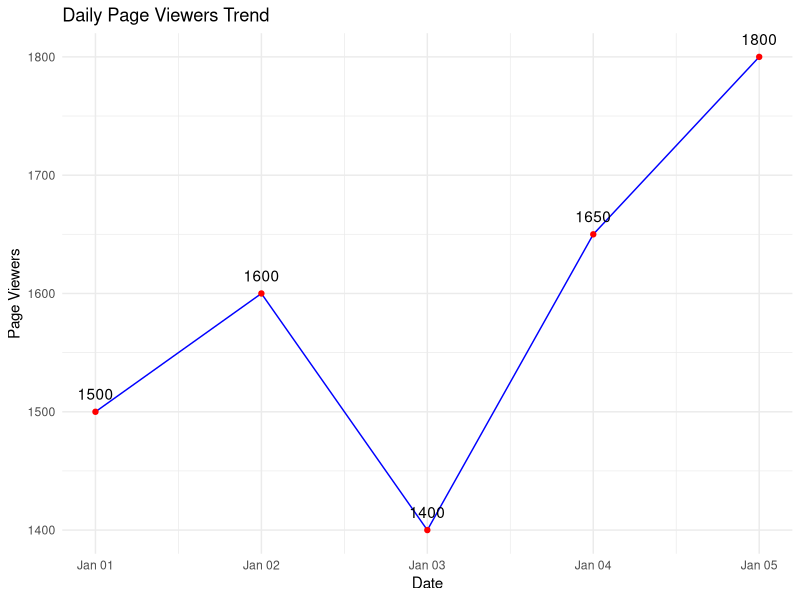
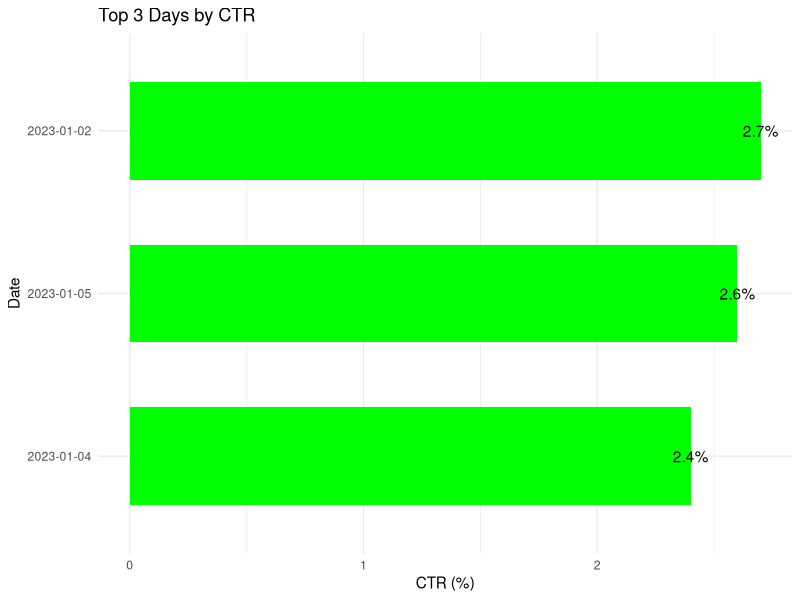
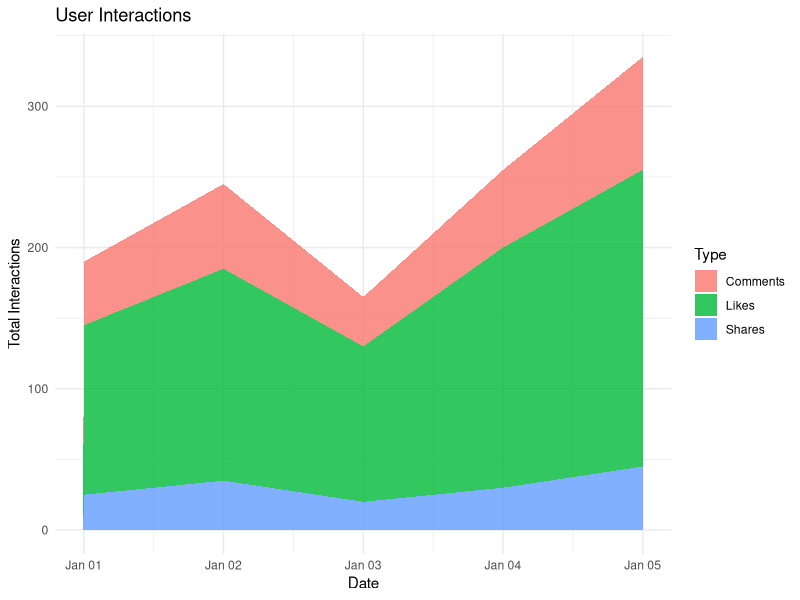

The R source for these figures, in order:
library(ggplot2)
library(dplyr)
library(tidyr)

# Data
df <- data.frame(
  date = as.Date(paste0('2023-01-0', 1:5)),
  views = c(1500, 1600, 1400, 1650, 1800),
  ctr = c(2.3, 2.7, 2.0, 2.4, 2.6),
  Likes = c(120, 150, 110, 170, 210),
  Comments = c(45, 60, 35, 55, 80),
  Shares = c(25, 35, 20, 30, 45)
)

# 1. Line Chart: Daily Page Viewers
ggplot(df, aes(date, views)) +
  geom_line(color = "blue") + geom_point(color = "red") +
  geom_text(aes(label = views), vjust = -1) +
  labs(title = "Daily Page Viewers Trend", x = "Date", y = "Page Viewers") +
  theme_minimal()

# 2. Bar Chart: Top 3 Days by CTR
df %>% slice_max(ctr, n = 3) %>%
  ggplot(aes(reorder(as.character(date), ctr), ctr)) +
  geom_col(fill = "green", width = 0.6) + coord_flip() +
  geom_text(aes(label = paste0(ctr, "%"))) +
  labs(title = "Top 3 Days by CTR", x = "Date", y = "CTR (%)") +
  theme_minimal()

df %>% 
  pivot_longer(Likes:Shares, names_to = "Type", values_to = "Count") %>%
  ggplot(aes(date, Count, fill = Type)) +
  geom_area(alpha = 0.8) +
  labs(title = "User Interactions", x = "Date", y = "Total Interactions") +
  theme_minimal()
